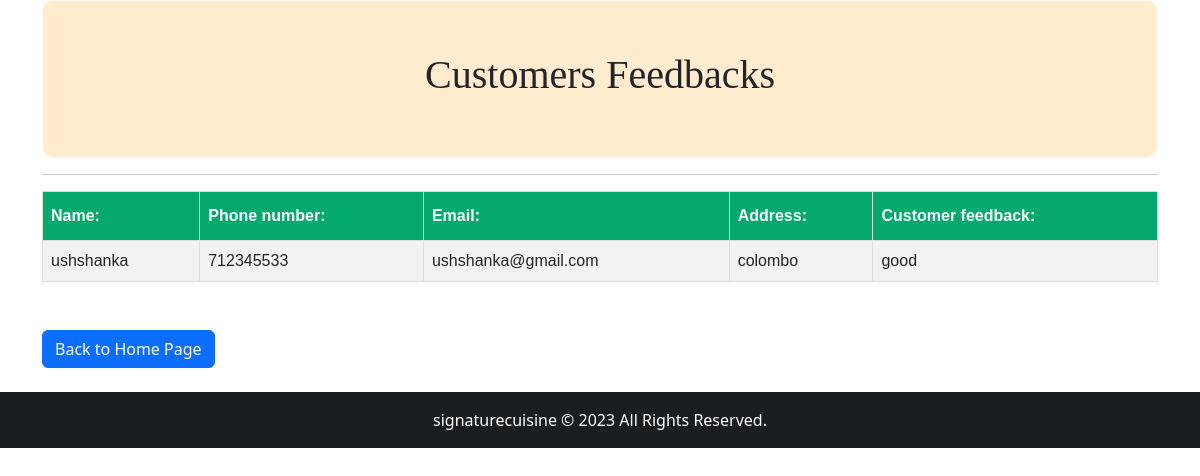
The app's page /tanee/admin/pages/feedback.php with its own data.
### tables this page shows
CREATE TABLE IF NOT EXISTS `contact` (
  `cid` int NOT NULL AUTO_INCREMENT,
  `name` varchar(200) NOT NULL,
  `phone` int NOT NULL,
  `email` varchar(100) NOT NULL,
  `address` varchar(500) NOT NULL,
  `massege` varchar(2000) NOT NULL,
  PRIMARY KEY (`cid`)
);

### tanee/admin/pages/feedback.php (the view, shortened to what this page needs)
<!DOCTYPE html PUBLIC "-//W3C//DTD XHTML 1.0 Transitional//EN" "http://www.w3.org/TR/xhtml1/DTD/xhtml1-transitional.dtd">
<html xmlns="http://www.w3.org/1999/xhtml">
<head>
<link rel="stylesheet" href="../css/adminhome.css">
    <link href="https://cdn.jsdelivr.net/npm/bootstrap@5.3.0/dist/css/bootstrap.min.css" rel="stylesheet">
    <link rel="stylesheet" href="https://cdnjs.cloudflare.com/ajax/libs/font-awesome/4.7.0/css/font-awesome.min.css">
</head>
</head>
<body>
  <div class="container">
    <div id="backimage">
    <center>
            <h1 class="font1">
              Customers Feedbacks
            </h1>
         </center>
    </div>
<?php
include("../includes/connect.php");
	$sql=	"SELECT * FROM contact";
	$result = mysqli_query($conn,$sql);
echo "<table border='1' class='customers'>
<tr>
<th>Name:</th>
<th>Phone number:</th>
<th>Email:</th>
<th>Address: </th>
<th>Customer feedback:</th>
</tr>";
while($row = mysqli_fetch_array($result))
  {
  echo "<tr>";
 echo "<td>" . $row['name'] . "</td>";
 echo "<td>" . $row['phone'] . "</td>";
 echo "<td>" . $row['email'] . "</td>";
 echo "<td>" . $row['address'] . "</td>";
 echo "<td>" . $row['massege'] . "</td>";
  echo "</tr>";
  }
echo "</table>";
?>
<br><br>
<a href="adminhome.html"><input type=button name=button value="Back to Home Page" class="btn btn-primary"></a><br><br>
</div>
<footer class="bg-dark text-center text-white">
      <div class="text-center p-3" style="background-color: rgba(0, 0, 0, 0.2);">
         signaturecuisine © 2023 All Rights Reserved.
         </div>
   </footer>
</body>
</html>

### tanee/admin/css/adminhome.css (style rules this page uses)
#backimage { border: 1px solid rgb(255, 255, 255); background: blanchedalmond; background-size: 100% 500px; background-repeat: no-repeat; padding: 50px ; border-radius: 10px; }
input { margin: 10px; }
h1.font1 { font-family: Copperplate; }
.customers { font-family: Arial, Helvetica, sans-serif; border-collapse: collapse; width: 100%; }
.customers td, .customers th { border: 1px solid #ddd; padding: 8px; }
.customers tr:nth-child(even) { background-color: #f2f2f2; }
.customers th { padding-top: 12px; padding-bottom: 12px; text-align: left; background-color: #04AA6D; color: white; }

### records on screen
contact: name "ushshanka", phone "712345533", email "ushshanka@gmail.com", address "colombo", massege "good"
